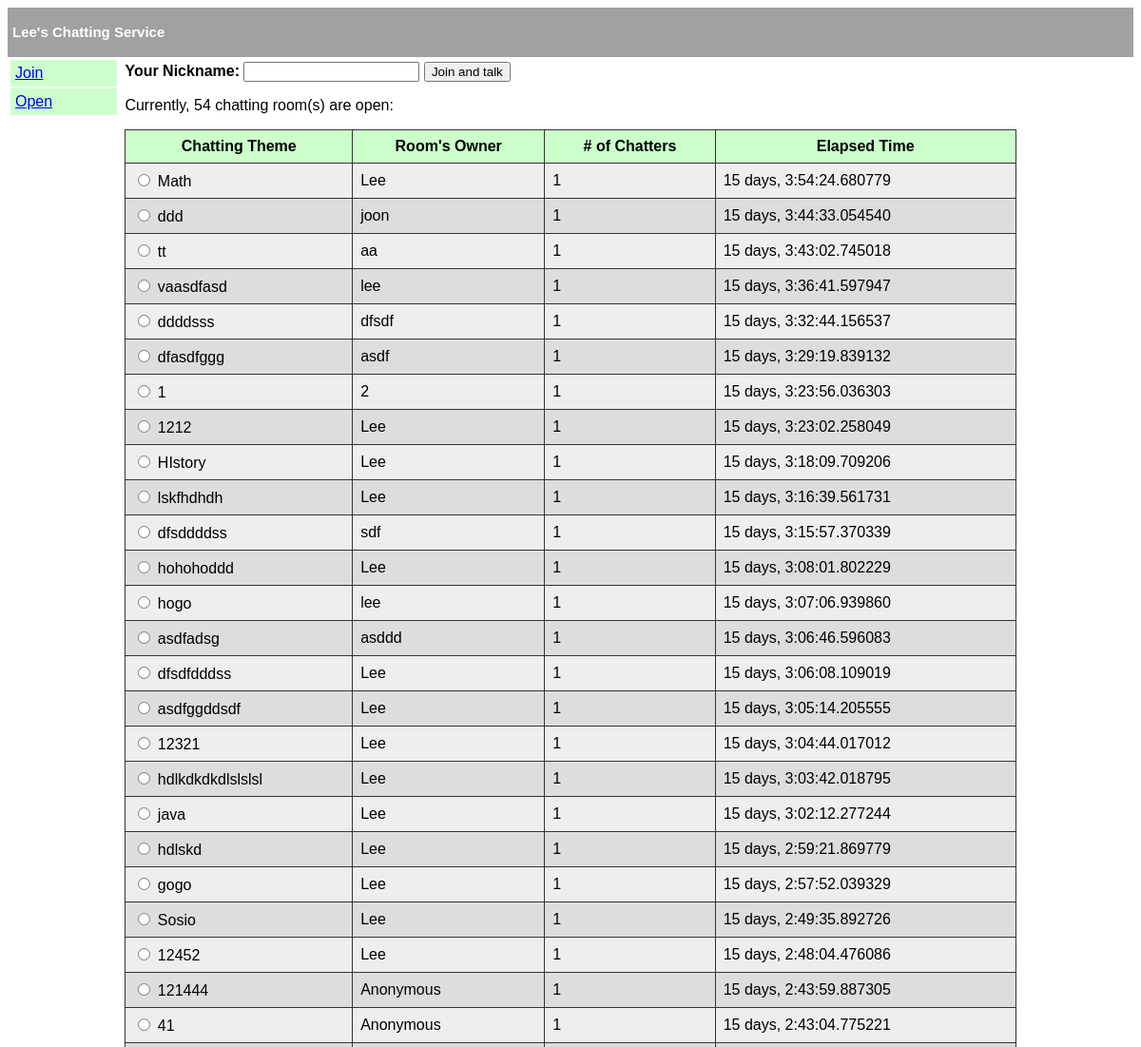
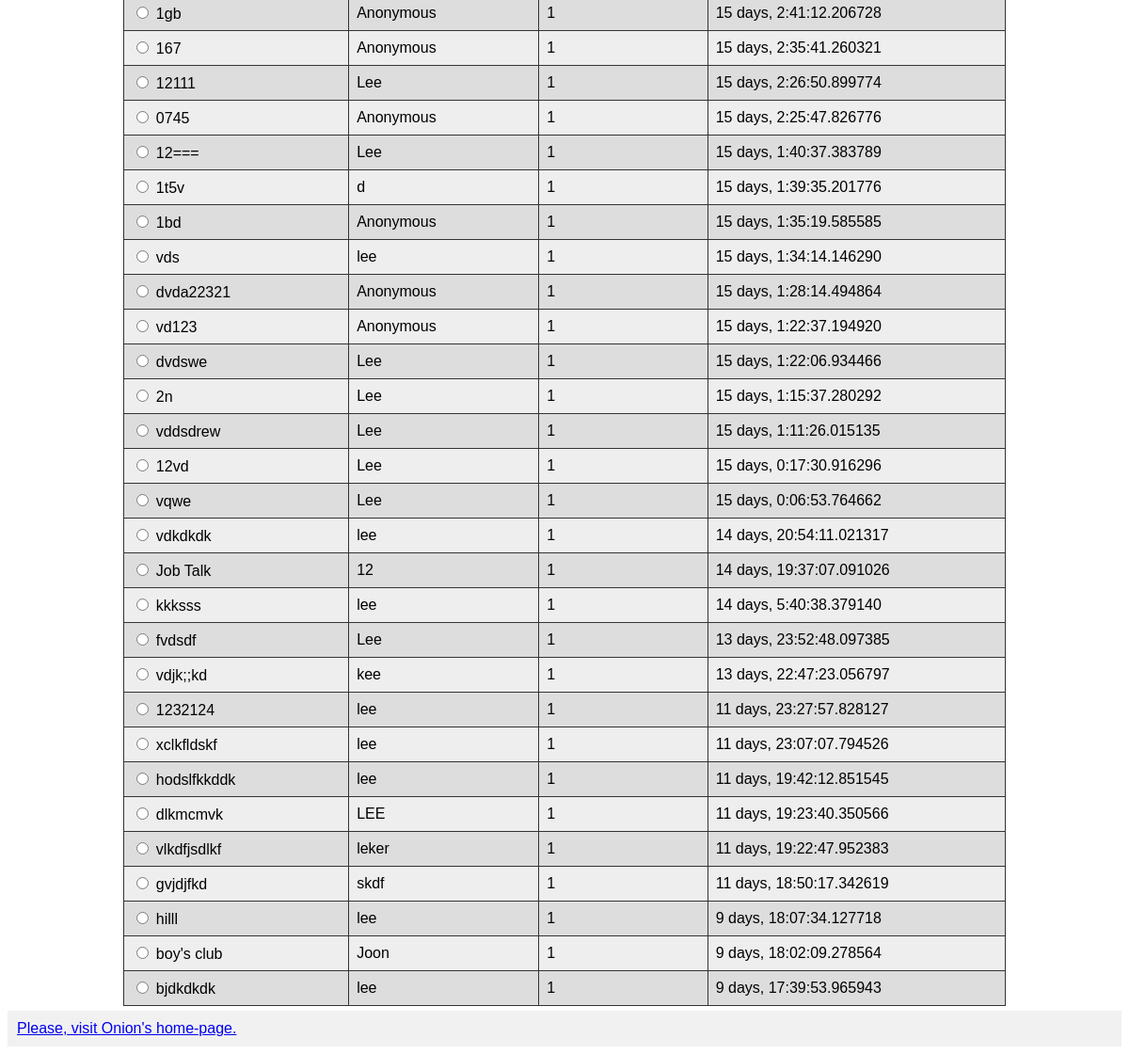
/chat/, run on an earlier commit of the app's database (2 pictures, top to bottom).
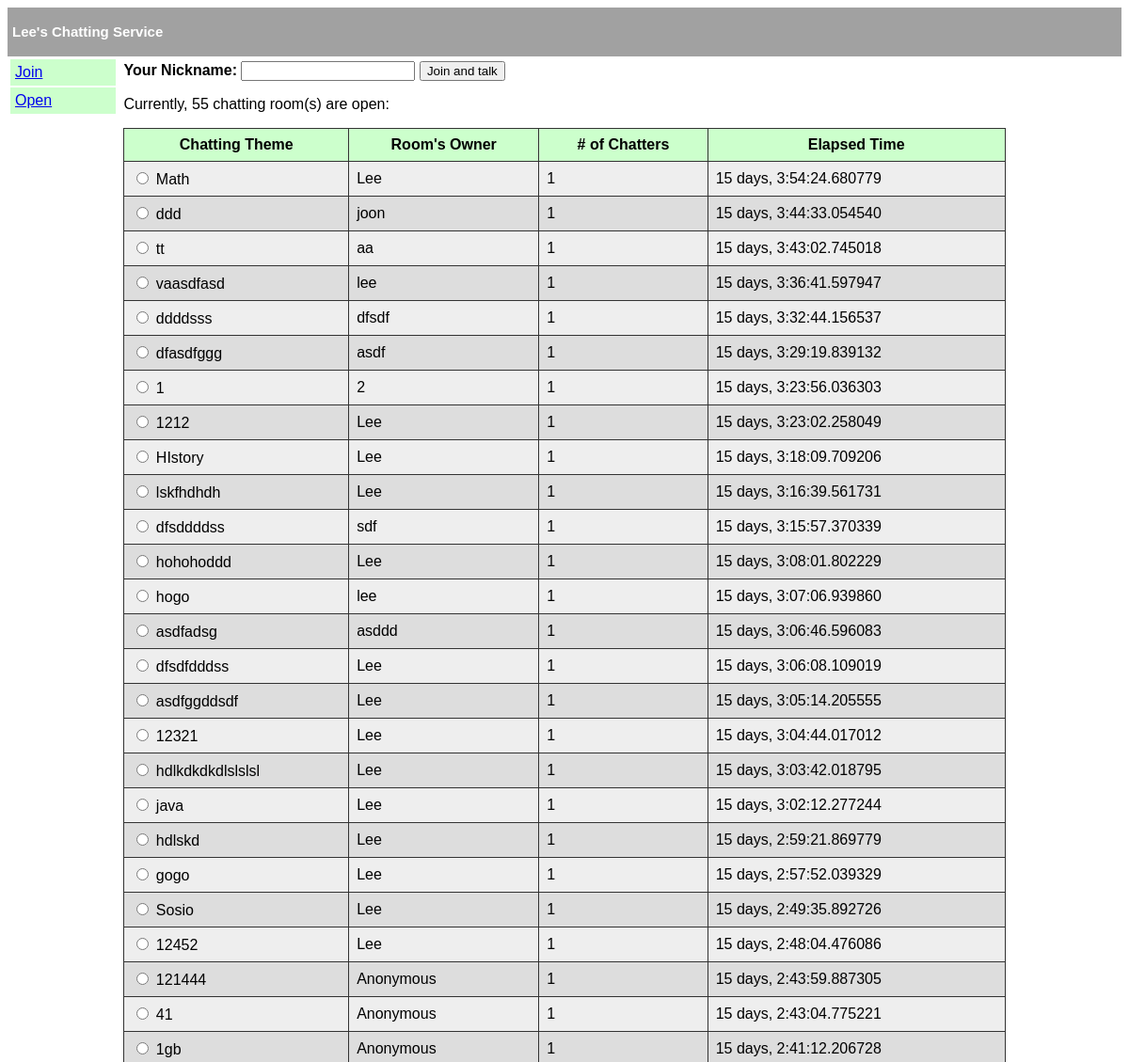
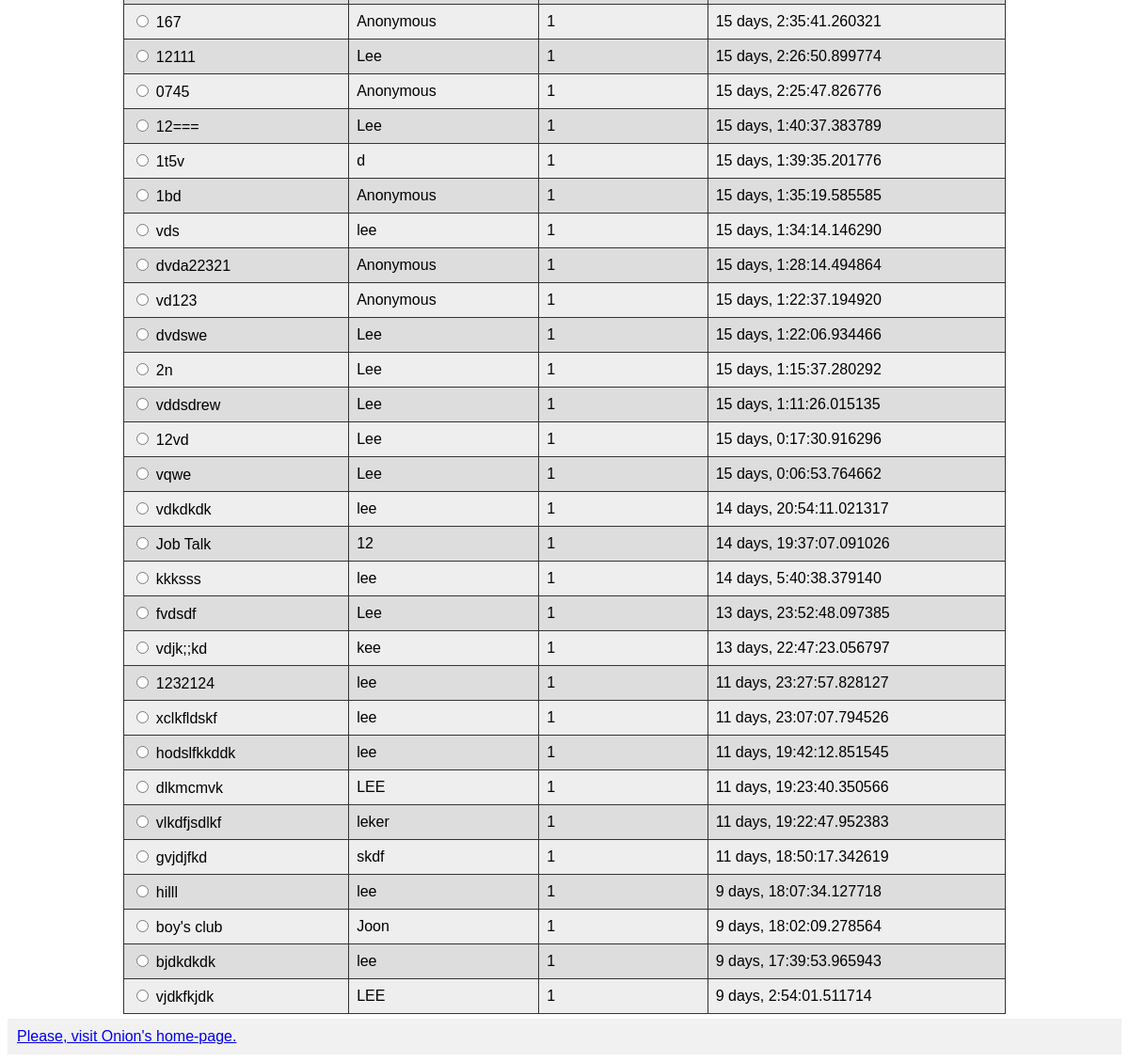
And on a later commit of the database (2 pictures, top to bottom).
### chat/models.py (models this page shows, shortened)
class Chatroom(models.Model):
    title_text = models.CharField(max_length=20, default='No Title')
    created_date = models.DateTimeField('created_date')

class User(models.Model):
    nickname_text = models.CharField(max_length=20, default='Anonymous')
    created_date = models.DateTimeField('created_date')
    chatroom = models.ForeignKey(Chatroom, on_delete=models.CASCADE)
    is_owner = models.BooleanField(default=False)
    is_on = models.BooleanField(default=False)
    def __str__(self):
        return self.nickname_text

### chat/views.py (the view, shortened to what this page needs)
# urls.py: path('', views.IndexView.as_view(), name='index'),
class IndexView(generic.TemplateView):
    template_name = 'chat/index.html'
    def get(self, request, *args, **kwargs ):
        chatrooms = models.Chatroom.objects.all()
        chat_list = []
        msg = kwargs.get('msg',None)
        for cr in chatrooms:
            chat_info = ChatInfo()
            chat_info.title = cr.title_text
            cur_time = datetime.datetime.utcnow()
            open_time = cr.created_date.replace(tzinfo=None)
            chat_info.time = cur_time - open_time
            chatters = models.User.objects.filter(chatroom=cr.id)
            chat_info.num_chatters = len(chatters.all())
            chat_info.id = cr.id
            try:
                owners = chatters.filter(is_owner=True).order_by('-created_date')
                chat_info.owner = owners.first()
            except ObjectDoesNotExist:
                chat_info.owner = 'TBD'
            chat_list.append(chat_info)
        return render(request, self.template_name, {'chat_list':chat_list, 'msg':msg})

### chat/templates/chat/index.html (shortened to what this page needs)
{% extends "chat/layout.html" %}
{% block article %}
<form action="{% url 'chat:join' %}" method="post">
{% if chat_list %}
	<b>
	<div>
	Your Nickname:
	<input type='text' name='nickname' value='' required/>
	<input type='submit' value='Join and talk' />
	</div>
	</b>
{% endif %}
<p>Currently, {{ chat_list | length }} chatting room(s) are open:</p>
{% if chat_list %}
<table>
	<tr>
		<th>Chatting Theme</th>
		<th>Room's Owner</th>
		<th># of Chatters </th>
		<th>Elapsed Time</th>
{% for ch in chat_list %}
	<tr>
	<div style="background-color:lightyellow">
	<td>
	<input type='radio' name='choice' id='choice{{forloop.counter}}' value='{{ch.id}}' required/>
	<label for='choice{{forloop.counter}}'>{{ch.title}}</label>
	</td>
	<td> {{ch.owner}} </td>
	<td> {{ch.num_chatters }} </td>
	<td> {{ch.time}} </td>
	</div>
	</tr>
{% endfor %}
</table>
{% endif %}
</form>
{% endblock %}

What changed in the data, as far as the page shows it:
added Chatroom: title "vjdkfkjdk"
added User: owner "LEE"
Also different on the page:
{{ chat_list | length }}: "54" → "55"
new list line: "☐ vjdkfkjdk 1 9 days, 2:54:01.511714"
